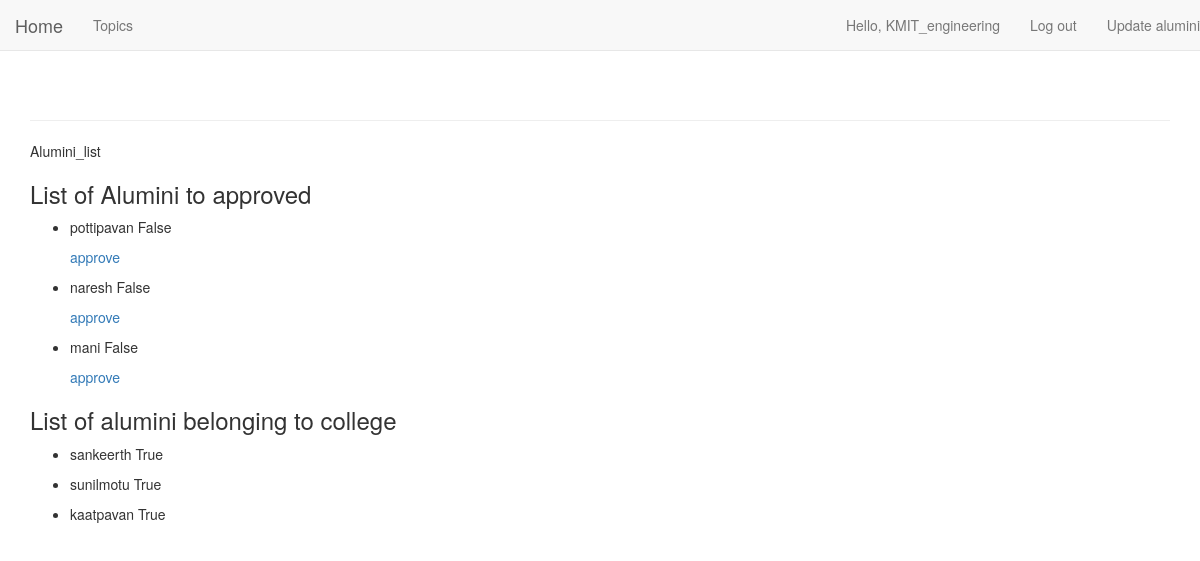
Page /alumini_list/ (signed in) on the earlier database version.
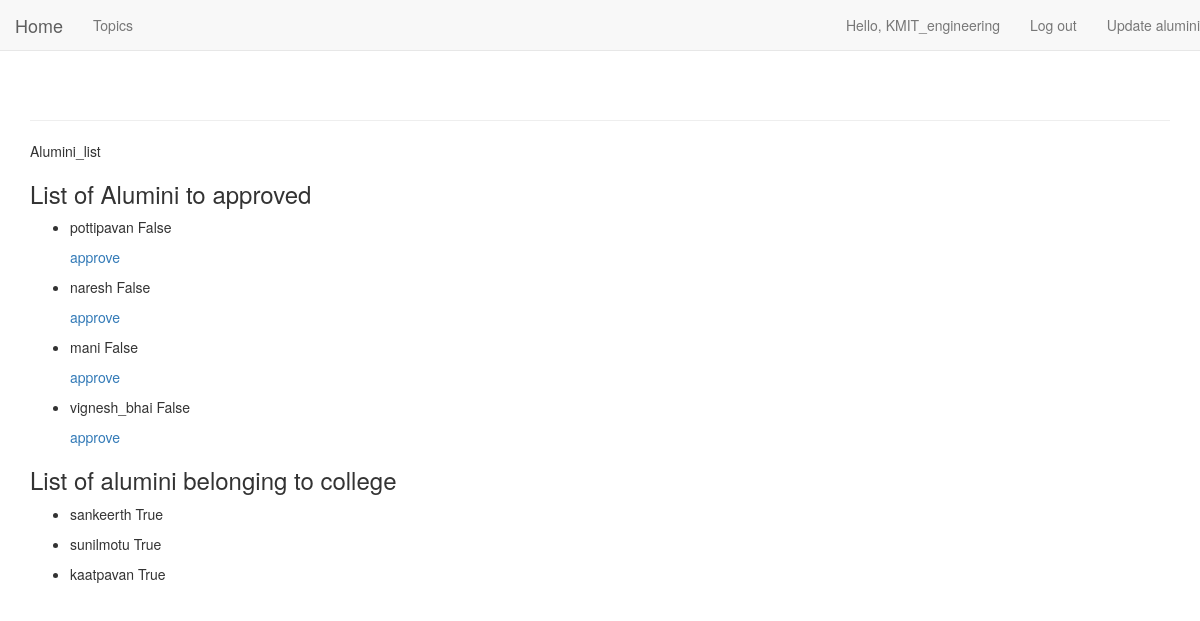
Same page on the later database version.
### Users/models.py (models this page shows)
class Alumini(models.Model):
    user=models.OneToOneField(User,on_delete=models.CASCADE,primary_key=True)
    college=models.ForeignKey('College',on_delete=models.CASCADE,default=1)
    location=models.ForeignKey('Locations',on_delete=models.CASCADE,default=1)
    salary=models.ForeignKey('Salary',on_delete=models.CASCADE,default=1)
    def __str__(self):
        return self.user.username

class User(AbstractUser):
    is_alumini = models.BooleanField(default=False)
    is_college = models.BooleanField(default=False)

### Users/views/classroom.py (the view)
# urls.py: url(r'^alumini_list/$',classroom.alumini_list,name='alumini_list'),
@login_required
def alumini_list(request):
    if(request.user.is_college):
        college=College.objects.get(user=request.user)
        aluminis=Alumini.objects.filter(college=college).order_by('user_id')
        aluminis_approved=[]
        aluminis_unapproved=[]
        for alumini in aluminis:
            if alumini.user.is_active:
                aluminis_approved.append(alumini)
            else:
                aluminis_unapproved.append(alumini)
        context={'aluminis_approved':aluminis_approved,'aluminis_unapproved':aluminis_unapproved}
        return render(request,'Users/alumini_list.html',context)
    else:
        raise Http404

### Users/templates/Users/alumini_list.html
{% extends 'Users/home.html' %}
{% block content %}
<p>Alumini_list</p>
<h3>List of Alumini to approved</h3>
  <ul>
  {% for alumini_unapproved in aluminis_unapproved %}
  <li>
     <p> {{ alumini_unapproved }} {{ alumini_unapproved.user.is_active }} </p>
     <p><a href="{% url 'Users:approve' alumini_unapproved.user.id %}">approve</a></p>
  </li>
  {% empty %}
<li>No aluminis are to be approved yet.</li>
  {% endfor %}
  </ul>
  <h3>List of alumini belonging to college </h3>
  <ul>
    {% for alumini_approved in aluminis_approved %}
    <li>
       <p> {{ alumini_approved }} {{ alumini_approved.user.is_active }} </p>
    </li>
    {% empty %}
  <li>No aluminis in the list.</li>
    {% endfor %}
    </ul>
    {% endblock content %}

Differences in the rows shown:
added Alumini: user_id.username "vignesh_bhai", user.is_active "False", shown under "List of Alumini to approved"
